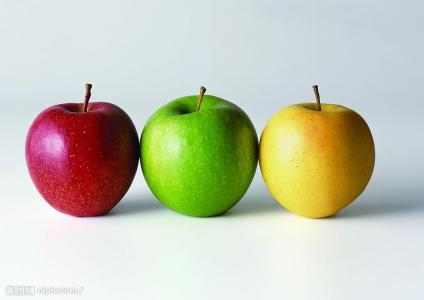
%> input picture otsu_threshold/2.jpg, 424 x 300 px
$ octave main.m   (GNU Octave 9; MATLAB toolbox functions it lacks are replaced by stand-ins)
%> lines starting %> are read from the running program, lines starting %| are printed output that depends on the picture; in (x1, y1, x2, y2) boxes, pixels count from 0 and x2, y2 are one past the last pixel; in counts of white or black regions, pixels touching at a corner belong together; the program's own positions count from 1
%   load clown
  subplot(2,2,1)
  X=imread('2.jpg');
%> X is the input picture: size 300x424x3 uint8; mean R, G, B 197.6, 197.9, 178
% X = ind2rgb(X,map);
  imshow(X)
  title('Original')
  for n = 2:4
    IDX = otsu(X,n);
    subplot(2,2,n)
    imagesc(IDX)
    axis image off
    title(['n = ' int2str(n)])
  end
%> this loop made 3 passes
%> pass 1, `IDX = otsu(X,n);`:
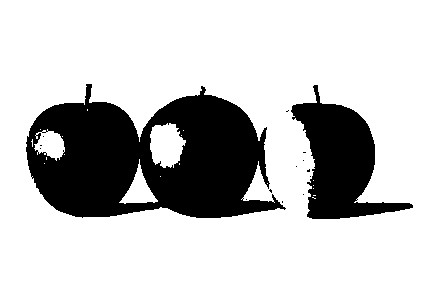
%> IDX: size 300x424 double; values 1 (black) and 2 (white), 76.9% white; 15 black regions (13 under 20 px), largest, box (x1, y1, x2, y2) and area: (26, 84, 286, 218) 21951, (291, 85, 413, 219) 7362
%> pass 2, `IDX = otsu(X,n);`:
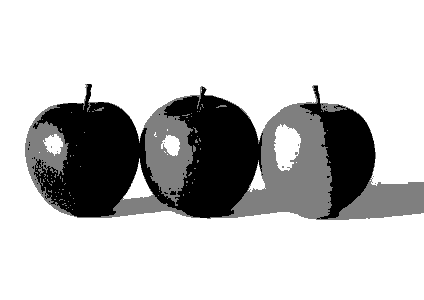
%> IDX: size 300x424 double; min 1, max 3, mean 2.55; drawn with min black and max white
%> pass 3, `IDX = otsu(X,n);`:
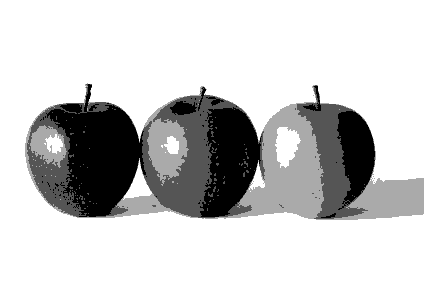
%> IDX: size 300x424 double; min 1, max 4, mean 3.39; drawn with min black and max white
  colormap(gray)
